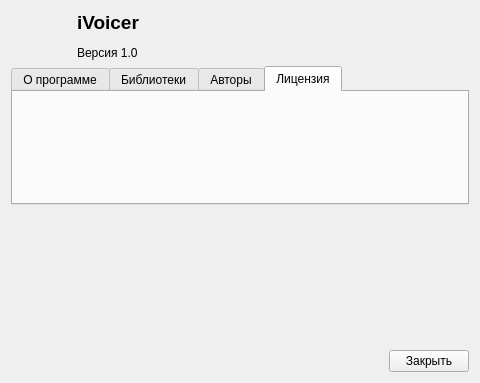
<?xml version="1.0" encoding="UTF-8"?>
<ui version="4.0">
 <class>FormAbout</class>
 <widget class="QWidget" name="FormAbout">
  <property name="geometry">
   <rect>
    <x>0</x>
    <y>0</y>
    <width>480</width>
    <height>383</height>
   </rect>
  </property>
  <property name="windowTitle">
   <string>Form</string>
  </property>
  <layout class="QVBoxLayout" name="verticalLayout">
   <item>
    <layout class="QHBoxLayout" name="horizontalLayout_2">
     <item>
      <widget class="QLabel" name="labelIcon">
       <property name="sizePolicy">
        <sizepolicy hsizetype="Fixed" vsizetype="Fixed">
         <horstretch>0</horstretch>
         <verstretch>0</verstretch>
        </sizepolicy>
       </property>
       <property name="maximumSize">
        <size>
         <width>60</width>
         <height>60</height>
        </size>
       </property>
       <property name="text">
        <string/>
       </property>
       <property name="pixmap">
        <pixmap resource="../data/icons.qrc">:/megaphone.svg</pixmap>
       </property>
       <property name="scaledContents">
        <bool>true</bool>
       </property>
      </widget>
     </item>
     <item>
      <widget class="QLabel" name="label">
       <property name="text">
        <string>&lt;html&gt;&lt;head/&gt;&lt;body&gt;&lt;p&gt;&lt;span style=&quot; font-size:14pt; font-weight:600;&quot;&gt;iVoicer&lt;/span&gt;&lt;/p&gt;&lt;p&gt;Версия 1.0&lt;/p&gt;&lt;/body&gt;&lt;/html&gt;</string>
       </property>
      </widget>
     </item>
    </layout>
   </item>
   <item>
    <widget class="QTabWidget" name="tabWidget">
     <property name="currentIndex">
      <number>3</number>
     </property>
     <widget class="QWidget" name="tabAbout">
      <attribute name="title">
       <string>О программе</string>
      </attribute>
     </widget>
     <widget class="QWidget" name="tabLibs">
      <attribute name="title">
       <string>Библиотеки</string>
      </attribute>
     </widget>
     <widget class="QWidget" name="tabAuthors">
      <attribute name="title">
       <string>Авторы</string>
      </attribute>
     </widget>
     <widget class="QWidget" name="tabLicense">
      <attribute name="title">
       <string>Лицензия</string>
      </attribute>
     </widget>
    </widget>
   </item>
   <item>
    <spacer name="verticalSpacer">
     <property name="orientation">
      <enum>Qt::Vertical</enum>
     </property>
     <property name="sizeHint" stdset="0">
      <size>
       <width>20</width>
       <height>40</height>
      </size>
     </property>
    </spacer>
   </item>
   <item>
    <layout class="QHBoxLayout" name="horizontalLayout">
     <item>
      <spacer name="horizontalSpacer">
       <property name="orientation">
        <enum>Qt::Horizontal</enum>
       </property>
       <property name="sizeHint" stdset="0">
        <size>
         <width>40</width>
         <height>20</height>
        </size>
       </property>
      </spacer>
     </item>
     <item>
      <widget class="QPushButton" name="pushButtonClose">
       <property name="text">
        <string>Закрыть</string>
       </property>
       <property name="icon">
        <iconset theme="dialog-close">
         <normaloff>.</normaloff>.</iconset>
       </property>
      </widget>
     </item>
    </layout>
   </item>
  </layout>
 </widget>
 <resources>
  <include location="../data/icons.qrc"/>
 </resources>
 <connections/>
</ui>
